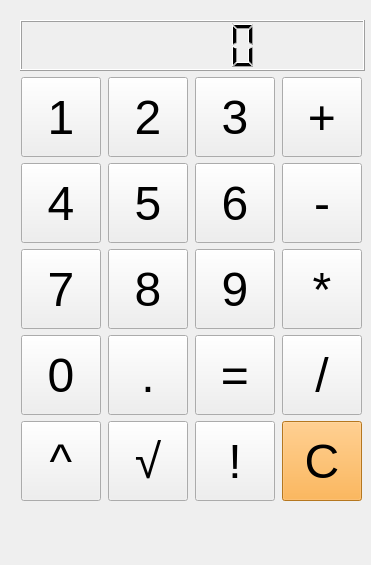
<?xml version="1.0" encoding="UTF-8"?>
<ui version="4.0">
 <class>Form</class>
 <widget class="QWidget" name="Form">
  <property name="geometry">
   <rect>
    <x>0</x>
    <y>0</y>
    <width>371</width>
    <height>565</height>
   </rect>
  </property>
  <property name="windowTitle">
   <string>Красивый калькулятор</string>
  </property>
  <widget class="QWidget" name="layoutWidget">
   <property name="geometry">
    <rect>
     <x>20</x>
     <y>20</y>
     <width>345</width>
     <height>481</height>
    </rect>
   </property>
   <layout class="QVBoxLayout" name="verticalLayout">
    <item>
     <widget class="QLCDNumber" name="table"/>
    </item>
    <item>
     <layout class="QGridLayout" name="gridLayout">
      <item row="2" column="1">
       <widget class="QPushButton" name="btn8">
        <property name="minimumSize">
         <size>
          <width>80</width>
          <height>80</height>
         </size>
        </property>
        <property name="maximumSize">
         <size>
          <width>80</width>
          <height>80</height>
         </size>
        </property>
        <property name="font">
         <font>
          <family>Helvetica</family>
          <pointsize>36</pointsize>
         </font>
        </property>
        <property name="text">
         <string>8</string>
        </property>
        <attribute name="buttonGroup">
         <string notr="true">buttonGroup_digits</string>
        </attribute>
       </widget>
      </item>
      <item row="0" column="1">
       <widget class="QPushButton" name="btn2">
        <property name="minimumSize">
         <size>
          <width>80</width>
          <height>80</height>
         </size>
        </property>
        <property name="maximumSize">
         <size>
          <width>80</width>
          <height>80</height>
         </size>
        </property>
        <property name="font">
         <font>
          <family>Helvetica</family>
          <pointsize>36</pointsize>
         </font>
        </property>
        <property name="text">
         <string>2</string>
        </property>
        <attribute name="buttonGroup">
         <string notr="true">buttonGroup_digits</string>
        </attribute>
       </widget>
      </item>
      <item row="0" column="3">
       <widget class="QPushButton" name="btn_plus">
        <property name="minimumSize">
         <size>
          <width>80</width>
          <height>80</height>
         </size>
        </property>
        <property name="maximumSize">
         <size>
          <width>80</width>
          <height>80</height>
         </size>
        </property>
        <property name="font">
         <font>
          <family>Helvetica</family>
          <pointsize>36</pointsize>
         </font>
        </property>
        <property name="text">
         <string>+</string>
        </property>
        <attribute name="buttonGroup">
         <string notr="true">buttonGroup_binary</string>
        </attribute>
       </widget>
      </item>
      <item row="3" column="2">
       <widget class="QPushButton" name="btn_eq">
        <property name="minimumSize">
         <size>
          <width>80</width>
          <height>80</height>
         </size>
        </property>
        <property name="maximumSize">
         <size>
          <width>80</width>
          <height>80</height>
         </size>
        </property>
        <property name="font">
         <font>
          <family>Helvetica</family>
          <pointsize>36</pointsize>
         </font>
        </property>
        <property name="text">
         <string>=</string>
        </property>
       </widget>
      </item>
      <item row="3" column="0">
       <widget class="QPushButton" name="btn0">
        <property name="minimumSize">
         <size>
          <width>80</width>
          <height>80</height>
         </size>
        </property>
        <property name="maximumSize">
         <size>
          <width>80</width>
          <height>80</height>
         </size>
        </property>
        <property name="font">
         <font>
          <family>Helvetica</family>
          <pointsize>36</pointsize>
         </font>
        </property>
        <property name="text">
         <string>0</string>
        </property>
        <attribute name="buttonGroup">
         <string notr="true">buttonGroup_digits</string>
        </attribute>
       </widget>
      </item>
      <item row="3" column="3">
       <widget class="QPushButton" name="btn_div">
        <property name="minimumSize">
         <size>
          <width>80</width>
          <height>80</height>
         </size>
        </property>
        <property name="maximumSize">
         <size>
          <width>80</width>
          <height>80</height>
         </size>
        </property>
        <property name="font">
         <font>
          <family>Helvetica</family>
          <pointsize>36</pointsize>
         </font>
        </property>
        <property name="text">
         <string>/</string>
        </property>
        <attribute name="buttonGroup">
         <string notr="true">buttonGroup_binary</string>
        </attribute>
       </widget>
      </item>
      <item row="0" column="0">
       <widget class="QPushButton" name="btn1">
        <property name="minimumSize">
         <size>
          <width>80</width>
          <height>80</height>
         </size>
        </property>
        <property name="maximumSize">
         <size>
          <width>80</width>
          <height>80</height>
         </size>
        </property>
        <property name="font">
         <font>
          <family>Helvetica</family>
          <pointsize>36</pointsize>
         </font>
        </property>
        <property name="text">
         <string>1</string>
        </property>
        <attribute name="buttonGroup">
         <string notr="true">buttonGroup_digits</string>
        </attribute>
       </widget>
      </item>
      <item row="2" column="2">
       <widget class="QPushButton" name="btn9">
        <property name="minimumSize">
         <size>
          <width>80</width>
          <height>80</height>
         </size>
        </property>
        <property name="maximumSize">
         <size>
          <width>80</width>
          <height>80</height>
         </size>
        </property>
        <property name="font">
         <font>
          <family>Helvetica</family>
          <pointsize>36</pointsize>
         </font>
        </property>
        <property name="text">
         <string>9</string>
        </property>
        <attribute name="buttonGroup">
         <string notr="true">buttonGroup_digits</string>
        </attribute>
       </widget>
      </item>
      <item row="3" column="1">
       <widget class="QPushButton" name="btn_dot">
        <property name="minimumSize">
         <size>
          <width>80</width>
          <height>80</height>
         </size>
        </property>
        <property name="maximumSize">
         <size>
          <width>80</width>
          <height>80</height>
         </size>
        </property>
        <property name="font">
         <font>
          <family>Helvetica</family>
          <pointsize>36</pointsize>
         </font>
        </property>
        <property name="text">
         <string>.</string>
        </property>
       </widget>
      </item>
      <item row="0" column="2">
       <widget class="QPushButton" name="btn3">
        <property name="minimumSize">
         <size>
          <width>80</width>
          <height>80</height>
         </size>
        </property>
        <property name="maximumSize">
         <size>
          <width>80</width>
          <height>80</height>
         </size>
        </property>
        <property name="font">
         <font>
          <family>Helvetica</family>
          <pointsize>36</pointsize>
         </font>
        </property>
        <property name="text">
         <string>3</string>
        </property>
        <attribute name="buttonGroup">
         <string notr="true">buttonGroup_digits</string>
        </attribute>
       </widget>
      </item>
      <item row="1" column="0">
       <widget class="QPushButton" name="btn4">
        <property name="minimumSize">
         <size>
          <width>80</width>
          <height>80</height>
         </size>
        </property>
        <property name="maximumSize">
         <size>
          <width>80</width>
          <height>80</height>
         </size>
        </property>
        <property name="font">
         <font>
          <family>Helvetica</family>
          <pointsize>36</pointsize>
         </font>
        </property>
        <property name="text">
         <string>4</string>
        </property>
        <attribute name="buttonGroup">
         <string notr="true">buttonGroup_digits</string>
        </attribute>
       </widget>
      </item>
      <item row="1" column="1">
       <widget class="QPushButton" name="btn5">
        <property name="minimumSize">
         <size>
          <width>80</width>
          <height>80</height>
         </size>
        </property>
        <property name="maximumSize">
         <size>
          <width>80</width>
          <height>80</height>
         </size>
        </property>
        <property name="font">
         <font>
          <family>Helvetica</family>
          <pointsize>36</pointsize>
         </font>
        </property>
        <property name="text">
         <string>5</string>
        </property>
        <attribute name="buttonGroup">
         <string notr="true">buttonGroup_digits</string>
        </attribute>
       </widget>
      </item>
      <item row="2" column="0">
       <widget class="QPushButton" name="btn7">
        <property name="minimumSize">
         <size>
          <width>80</width>
          <height>80</height>
         </size>
        </property>
        <property name="maximumSize">
         <size>
          <width>80</width>
          <height>80</height>
         </size>
        </property>
        <property name="font">
         <font>
          <family>Helvetica</family>
          <pointsize>36</pointsize>
         </font>
        </property>
        <property name="text">
         <string>7</string>
        </property>
        <attribute name="buttonGroup">
         <string notr="true">buttonGroup_digits</string>
        </attribute>
       </widget>
      </item>
      <item row="1" column="2">
       <widget class="QPushButton" name="btn6">
        <property name="minimumSize">
         <size>
          <width>80</width>
          <height>80</height>
         </size>
        </property>
        <property name="maximumSize">
         <size>
          <width>80</width>
          <height>80</height>
         </size>
        </property>
        <property name="font">
         <font>
          <family>Helvetica</family>
          <pointsize>36</pointsize>
         </font>
        </property>
        <property name="text">
         <string>6</string>
        </property>
        <attribute name="buttonGroup">
         <string notr="true">buttonGroup_digits</string>
        </attribute>
       </widget>
      </item>
      <item row="1" column="3">
       <widget class="QPushButton" name="btn_minus">
        <property name="minimumSize">
         <size>
          <width>80</width>
          <height>80</height>
         </size>
        </property>
        <property name="maximumSize">
         <size>
          <width>80</width>
          <height>80</height>
         </size>
        </property>
        <property name="font">
         <font>
          <family>Helvetica</family>
          <pointsize>36</pointsize>
         </font>
        </property>
        <property name="text">
         <string>-</string>
        </property>
        <attribute name="buttonGroup">
         <string notr="true">buttonGroup_binary</string>
        </attribute>
       </widget>
      </item>
      <item row="2" column="3">
       <widget class="QPushButton" name="btn_mult">
        <property name="minimumSize">
         <size>
          <width>80</width>
          <height>80</height>
         </size>
        </property>
        <property name="maximumSize">
         <size>
          <width>80</width>
          <height>80</height>
         </size>
        </property>
        <property name="font">
         <font>
          <family>Helvetica</family>
          <pointsize>36</pointsize>
         </font>
        </property>
        <property name="text">
         <string>*</string>
        </property>
        <attribute name="buttonGroup">
         <string notr="true">buttonGroup_binary</string>
        </attribute>
       </widget>
      </item>
      <item row="4" column="0">
       <widget class="QPushButton" name="btn_pow">
        <property name="minimumSize">
         <size>
          <width>80</width>
          <height>80</height>
         </size>
        </property>
        <property name="maximumSize">
         <size>
          <width>80</width>
          <height>80</height>
         </size>
        </property>
        <property name="font">
         <font>
          <family>Helvetica</family>
          <pointsize>36</pointsize>
         </font>
        </property>
        <property name="text">
         <string>^</string>
        </property>
        <attribute name="buttonGroup">
         <string notr="true">buttonGroup_binary</string>
        </attribute>
       </widget>
      </item>
      <item row="4" column="1">
       <widget class="QPushButton" name="btn_sqrt">
        <property name="minimumSize">
         <size>
          <width>80</width>
          <height>80</height>
         </size>
        </property>
        <property name="maximumSize">
         <size>
          <width>80</width>
          <height>80</height>
         </size>
        </property>
        <property name="font">
         <font>
          <family>Helvetica</family>
          <pointsize>36</pointsize>
         </font>
        </property>
        <property name="text">
         <string>√</string>
        </property>
       </widget>
      </item>
      <item row="4" column="2">
       <widget class="QPushButton" name="btn_fact">
        <property name="minimumSize">
         <size>
          <width>80</width>
          <height>80</height>
         </size>
        </property>
        <property name="maximumSize">
         <size>
          <width>80</width>
          <height>80</height>
         </size>
        </property>
        <property name="font">
         <font>
          <family>Helvetica</family>
          <pointsize>36</pointsize>
         </font>
        </property>
        <property name="text">
         <string>!</string>
        </property>
       </widget>
      </item>
      <item row="4" column="3">
       <widget class="QPushButton" name="btn_clear">
        <property name="minimumSize">
         <size>
          <width>80</width>
          <height>80</height>
         </size>
        </property>
        <property name="maximumSize">
         <size>
          <width>80</width>
          <height>80</height>
         </size>
        </property>
        <property name="font">
         <font>
          <family>Helvetica</family>
          <pointsize>36</pointsize>
         </font>
        </property>
        <property name="styleSheet">
         <string notr="true">background-color: rgb(254, 166, 43);</string>
        </property>
        <property name="text">
         <string>C</string>
        </property>
       </widget>
      </item>
     </layout>
    </item>
   </layout>
  </widget>
 </widget>
 <resources/>
 <connections/>
 <buttongroups>
  <buttongroup name="buttonGroup_digits"/>
  <buttongroup name="buttonGroup_binary"/>
 </buttongroups>
</ui>
